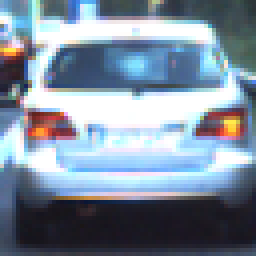
#> input picture other_images/cutout1.jpg, 64 x 64 px (shown 4 times larger)
$ python -i common_functions.py   (imports and definitions only)   (older library calls are emulated)
#> lines starting #> are read from the running program, lines starting #| are printed output that depends on the picture
import cv2
import numpy as np
from skimage.feature import hog


def color_hist(img, nbins=32, bins_range=(0, 256)):
    first_hist = np.histogram(img[:,:,0], bins=nbins, range=bins_range)
    second_hist = np.histogram(img[:,:,1], bins=nbins, range=bins_range)
    third_hist = np.histogram(img[:,:,2], bins=nbins, range=bins_range)
    # Generating bin centers
    bin_edges = first_hist[1]
    bin_centers = (bin_edges[1:]  + bin_edges[0:len(bin_edges)-1])/2
    # Concatenate the histograms into a single feature vector
    hist_features = np.concatenate((first_hist[0], second_hist[0], third_hist[0]))
    # Return the individual histograms, bin_centers and feature vector
    return first_hist, second_hist, third_hist, bin_centers, hist_features


def bin_spatial(img, size=(32, 32)):
    features = cv2.resize(img, size).ravel()
    # Return the feature vector
    return features


def get_hog_features(img, orient, pix_per_cell, cell_per_block, vis=False, feature_vec=True):
    if vis == True:
        # Use skimage.hog() to get both features and a visualization
        features, hog_image = hog(img, orientations=orient, pixels_per_cell=(pix_per_cell, pix_per_cell), cells_per_block=(cell_per_block, cell_per_block), transform_sqrt=True, visualise=vis, feature_vector=feature_vec)
        return features, hog_image
    else:
        # Use skimage.hog() to get features only
        features = hog(img, orientations=orient, pixels_per_cell=(pix_per_cell, pix_per_cell), cells_per_block=(cell_per_block, cell_per_block), visualise=vis, transform_sqrt=True, feature_vector=feature_vec)
        return features

# [23 lines left out: function extract_hog_features, not called in this run]

def combine_img_features(img, color_space='RGB', spatial_size=(32, 32),
                        hist_bins=32, orient=9,
                        pix_per_cell=8, cell_per_block=2, hog_channel=0,
                        spatial_feat=True, hist_feat=True, hog_feat=True):
    #1) Define an empty list to receive features
    img_features = []
    #2) Apply color conversion if other than 'RGB'
    if 'HSV' == color_space:
        feature_image = cv2.cvtColor(img, cv2.COLOR_BGR2HSV)
    elif 'LUV' == color_space:
        feature_image = cv2.cvtColor(img, cv2.COLOR_BGR2LUV)
    elif 'HLS' == color_space:
        feature_image = cv2.cvtColor(img, cv2.COLOR_RGB2HLS)
    elif 'YUV' == color_space:
        feature_image = cv2.cvtColor(img, cv2.COLOR_RGB2YUV)
    elif 'YCrCb' == color_space:
        feature_image = cv2.cvtColor(img, cv2.COLOR_RGB2YCrCb)
    else:
        feature_image = np.copy(img)
    #3) Compute spatial features if flag is set
    if spatial_feat == True:
        spatial_features = bin_spatial(feature_image, size=spatial_size)
        #4) Append features to list
        img_features.append(spatial_features)
    #5) Compute histogram features if flag is set
    if hist_feat == True:
        _, _, _, _, hist_features = color_hist(feature_image, nbins=hist_bins)
        #6) Append features to list
        img_features.append(hist_features)
    #7) Compute HOG features if flag is set
    if hog_feat == True:
        if hog_channel == 'ALL':
            hog_features = []
            for channel in range(feature_image.shape[2]):
                hog_features.append(get_hog_features(feature_image[:,:,channel], orient, pix_per_cell, cell_per_block, vis=False, feature_vec=True))
            hog_features = np.ravel(hog_features)
        else:
            hog_features = get_hog_features(feature_image[:,:,hog_channel], orient, pix_per_cell, cell_per_block, vis=False, feature_vec=True)
        #8) Append features to list
        img_features.append(hog_features)

    #9) Return concatenated array of features
    return np.concatenate(img_features)


# [78 lines left out: functions slide_window, draw_boxes, search_windows, not called in this run]

>>> import cv2
>>> picture = cv2.imread('other_images/cutout1.jpg')
#> picture is the input picture: shape (64, 64, 3); mean B, G, R 157.5, 141.3, 126.3
>>> result = combine_img_features(picture)
#> in bin_spatial, `features = cv2.resize(img, size).ravel()`: features = 3072 values, max 255 at index 126, min 20 at index 2426, mean 141.8
#> in combine_img_features, `spatial_features = bin_spatial(feature_image, size=spatial_size)`: spatial_features has the same summary as features in bin_spatial
#> in color_hist, `bin_edges = first_hist[1]`: bin_edges = 33 values from 0 to 256
#> in color_hist, `bin_centers = (bin_edges[1:]  + bin_edges[0:len(bin_edges)-1])/2`: bin_centers = 32 values from 4 to 252
#> in color_hist, `hist_features = np.concatenate((first_hist[0], second_hist[0], third_h..`: hist_features = 96 values, max 1272 at index 31, min 0 at index 0, mean 128
#> in get_hog_features, `features = hog(img, orientations=orient, pixels_per_cell=(pix_per_cell..`: features = 1764 values, max 0.6 at index 1426, min 0 at index 10, mean 0.109
#> in get_hog_features, `features = hog(img, orientations=orient, pixels_per_cell=(pix_per_cell..`:
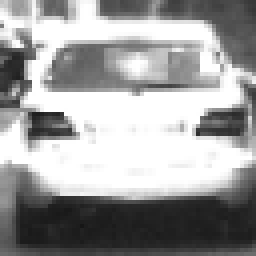
#> img: shape (64, 64) (shown 4 times larger); min 22, max 255, mean 157.5
#> in combine_img_features, `hog_features = get_hog_features(feature_image[:,:,hog_channel], orient..`: hog_features has the same summary as features in get_hog_features
#> result = 4932 values, max 1272 at index 3103, min 0 at index 3072, mean 90.88

$ run again, on other_images/cutout2.jpg
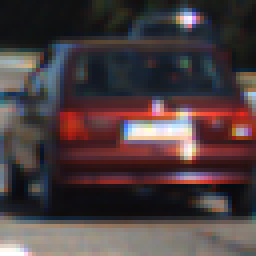
#> input picture other_images/cutout2.jpg, 64 x 64 px (shown 4 times larger)
#> picture is the input picture: shape (64, 64, 3); mean B, G, R 63.7, 61.8, 75.2
#> in bin_spatial, `features = cv2.resize(img, size).ravel()`: features = 3072 values, max 255 at index 1592, min 8 at index 2294, mean 67.03
#> spatial_features has the same summary as features in bin_spatial
#> bin_edges = 33 values from 0 to 256
#> bin_centers = 32 values from 4 to 252
#> in color_hist, `hist_features = np.concatenate((first_hist[0], second_hist[0], third_h..`: hist_features = 96 values, max 671 at index 2, min 0 at index 0, mean 128
#> in get_hog_features, `features = hog(img, orientations=orient, pixels_per_cell=(pix_per_cell..`: features = 1764 values, max 0.492 at index 1588, min 0 at index 26, mean 0.124
#> in get_hog_features, `features = hog(img, orientations=orient, pixels_per_cell=(pix_per_cell..`:
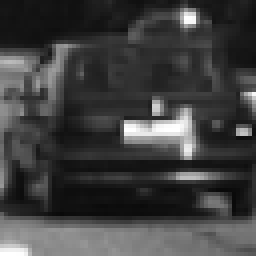
#> img: shape (64, 64) (shown 4 times larger); min 9, max 255, mean 63.7
#> hog_features has the same summary as features in get_hog_features
#> result = 4932 values, max 671 at index 3074, min 0 at index 3072, mean 44.28
